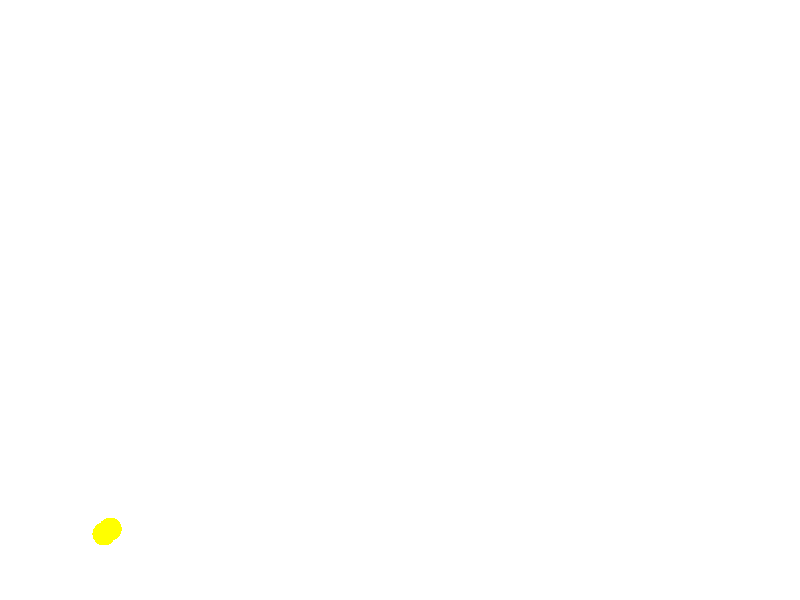

Source code (MATLAB):
function [mainAxis, PAD1, pongPlot, PAD_W, PAD_H, axisTitle, pongPlot2, PAD_W2, PAD_H2, PAD2] = initialize_graphics()

%initialize_graphics creates the graphic environment for the hero
%Input arguments
%   none
%Output arguments
%   mainAxis - handle to the axes object
%   PAD - outline of the paddlee
%   PAD_W - width of the paddle
%   PAD_H - height of the paddle
%   PAD2 = OUTLINE OF P2 PADDLE
%   PAD_W2 - WIDTH OF P2 PADDLE
%   PAD_H2 = HEIGHT OF P2 PADDLE

PADDLE_START_Y = 50; %paddle start position
PAD_W = 3; %paddle width
PAD_H = 20; %paddle height
PAD_SHAPE = [0 0 0 0 1 1 1 1; ... %x values
  0 1 2 3 3 2 1 0];    %y values
xScale = PAD_W / max(PAD_SHAPE(1,:));
yScale = PAD_H / max(PAD_SHAPE(2,:));

PADDLE_START_Z = 75;    %paddle start position
PAD_W2 = 3;     %padde width
PAD_H2 = 20;        % paddle height
PAD_SHAPE2 = [0 0 0 0 1 1 1 1 ;     %X VALUES
    0 1 2 3 3 2 1 0 ];  % Y VALUES
  xScale2 = PAD_W2 / max(PAD_SHAPE2(1,:));
  yScale2 = PAD_H2 / max(PAD_SHAPE2(2,:));
  
%coordinates for drawing hero at 0,0.
%scale hero so that he's HERO_W wide and HERO_H tall
PAD1 = [PAD_SHAPE(1,:) .* xScale; PAD_SHAPE(2,:) .* yScale];
PAD2 = [PAD_SHAPE2(1,:).*xScale2; PAD_SHAPE2(2,:).*yScale2];

fig = figure;
set(fig,'color','black');
set(fig,'Resize','off');
pointer=NaN(16,16);
pointer(4,1:7) = 2;
pointer(1:7,4)=2;
pointer(4,4)=1;
set(fig,'Pointer','Custom');
set(fig,'PointerShapeHotSpot',[4 4]);
set(fig,'PointerShapeCData',pointer);
set(fig,'KeyPressFcn',@keyDownListener);
set(fig,'WindowButtonDownFcn', @mouseDownListener);
set(fig,'WindowButtonUpFcn', @mouseUpListener);
set(fig,'WindowButtonMotionFcn', @mouseMoveListener);
mainAxis = axes();

%set color for the court, hide axis ticks.
AXIS_COLOR = [0, 0, 0]; %the sky
set(mainAxis, 'color', AXIS_COLOR, 'YTick', [], 'XTick', []);

%handle for displaying the text press q to quit
axisTitle = title('');
font = 'Courier';
large_text = 20;
green = [.1, .7, .1];
title_color = green;
set(axisTitle,'fontsize', large_text)
%set(axisTitle, 'FontName', font,'fontsize', large_text);
set(axisTitle, 'Color', title_color);

%set size of the graphics window
axis([0 100 0 100]);
axis off;
pongPlot = patch(NaN,NaN,'g');
set(pongPlot,'LineWidth', 1);
set(pongPlot,'EdgeColor', 'w');
pongPlot2 = patch(NaN,NaN,'g');
set(pongPlot2,'LineWidth', 1);
set(pongPlot2,'EdgeColor', 'w');

% Pong Ball
PongBall = line('color' , 'yellow' , 'marker' , '.' ,'markersize' , 50);